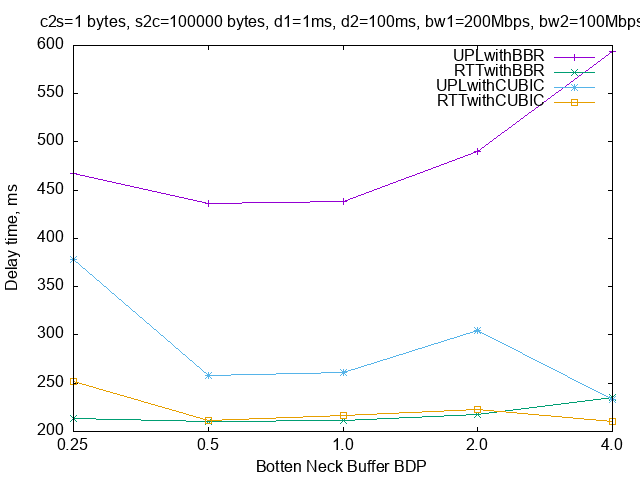

Generate this figure with gnuplot:
set term png
set output 'f5c.png' 

set key fixed right top vertical Right noreverse noenhanced autotitle nobox
set style data linespoints
set xlabel "Botten Neck Buffer BDP"
set ylabel "Delay time, ms"
    
set title 'c2s=1 bytes, s2c=100000 bytes, d1=1ms, d2=100ms, bw1=200Mbps, bw2=100Mbps'
plot 'f5c.dat' using 2:xtic(1) title columnheader(2), for [i=3:5] '' using i title columnheader(i)
